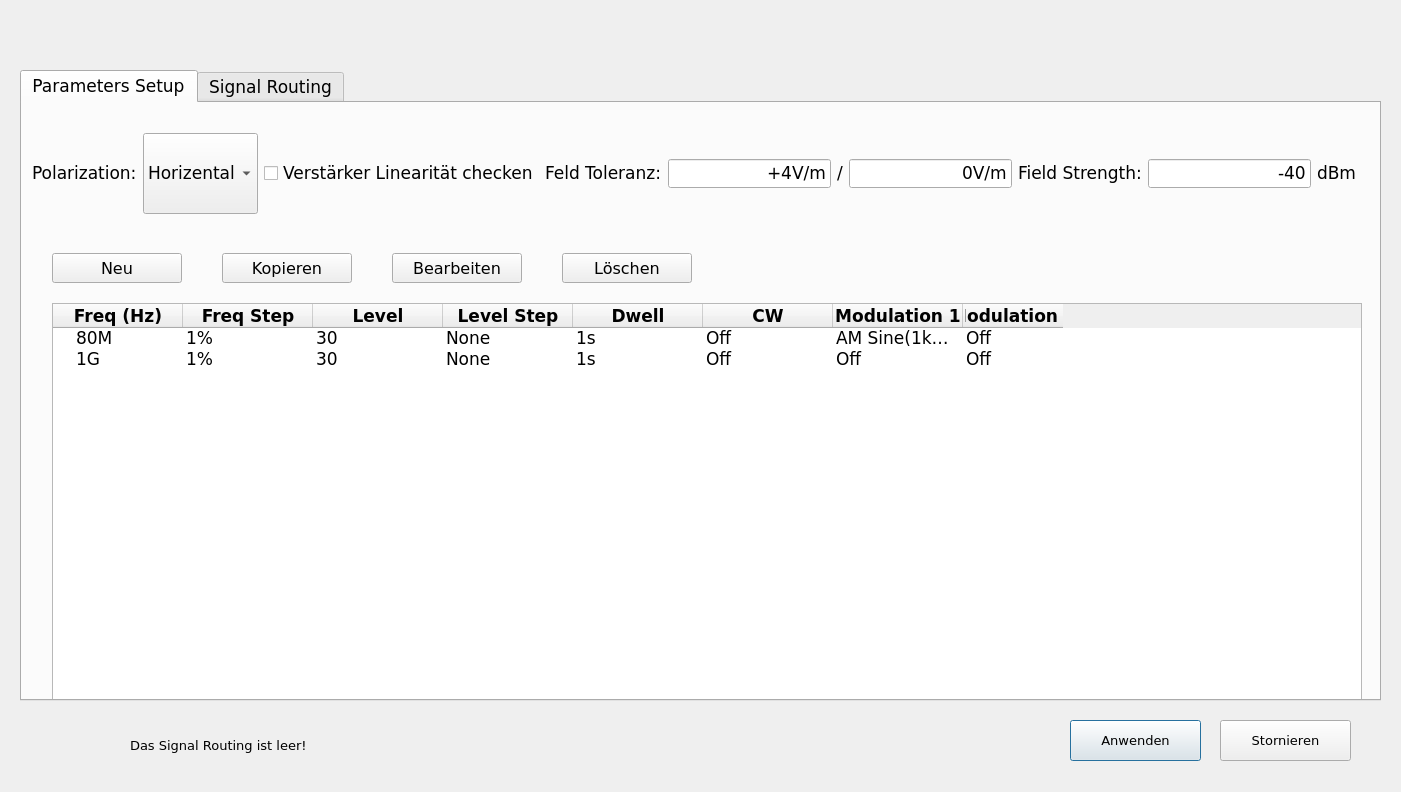
<?xml version="1.0" encoding="UTF-8"?>
<ui version="4.0">
 <class>TestSetUp</class>
 <widget class="QWidget" name="TestSetUp">
  <property name="windowModality">
   <enum>Qt::WindowModal</enum>
  </property>
  <property name="geometry">
   <rect>
    <x>0</x>
    <y>0</y>
    <width>1401</width>
    <height>792</height>
   </rect>
  </property>
  <property name="minimumSize">
   <size>
    <width>1401</width>
    <height>792</height>
   </size>
  </property>
  <property name="maximumSize">
   <size>
    <width>1401</width>
    <height>792</height>
   </size>
  </property>
  <property name="font">
   <font>
    <family>Verdana</family>
    <pointsize>10</pointsize>
   </font>
  </property>
  <property name="windowTitle">
   <string>Versuchsaufbau</string>
  </property>
  <property name="windowIcon">
   <iconset>
    <selectedon>icon materials/4.png</selectedon>
   </iconset>
  </property>
  <widget class="QLabel" name="Warning">
   <property name="geometry">
    <rect>
     <x>50</x>
     <y>720</y>
     <width>51</width>
     <height>51</height>
    </rect>
   </property>
   <property name="minimumSize">
    <size>
     <width>51</width>
     <height>51</height>
    </size>
   </property>
   <property name="maximumSize">
    <size>
     <width>51</width>
     <height>51</height>
    </size>
   </property>
   <property name="text">
    <string/>
   </property>
  </widget>
  <widget class="QTabWidget" name="TestSetUpGroup">
   <property name="geometry">
    <rect>
     <x>20</x>
     <y>70</y>
     <width>1361</width>
     <height>631</height>
    </rect>
   </property>
   <property name="minimumSize">
    <size>
     <width>1361</width>
     <height>631</height>
    </size>
   </property>
   <property name="maximumSize">
    <size>
     <width>1361</width>
     <height>631</height>
    </size>
   </property>
   <property name="font">
    <font>
     <pointsize>13</pointsize>
    </font>
   </property>
   <property name="currentIndex">
    <number>0</number>
   </property>
   <widget class="QWidget" name="tab">
    <attribute name="title">
     <string>Parameters Setup</string>
    </attribute>
    <widget class="QToolButton" name="toolButton_new">
     <property name="geometry">
      <rect>
       <x>30</x>
       <y>150</y>
       <width>130</width>
       <height>30</height>
      </rect>
     </property>
     <property name="font">
      <font>
       <family>Verdana</family>
       <pointsize>12</pointsize>
      </font>
     </property>
     <property name="text">
      <string>Neu</string>
     </property>
    </widget>
    <widget class="QToolButton" name="toolButton_copy">
     <property name="geometry">
      <rect>
       <x>200</x>
       <y>150</y>
       <width>130</width>
       <height>30</height>
      </rect>
     </property>
     <property name="font">
      <font>
       <family>Verdana</family>
       <pointsize>12</pointsize>
      </font>
     </property>
     <property name="text">
      <string>Kopieren</string>
     </property>
    </widget>
    <widget class="QToolButton" name="toolButton_edit">
     <property name="geometry">
      <rect>
       <x>370</x>
       <y>150</y>
       <width>130</width>
       <height>30</height>
      </rect>
     </property>
     <property name="font">
      <font>
       <family>Verdana</family>
       <pointsize>12</pointsize>
      </font>
     </property>
     <property name="text">
      <string>Bearbeiten</string>
     </property>
    </widget>
    <widget class="QToolButton" name="toolButton_delete">
     <property name="geometry">
      <rect>
       <x>540</x>
       <y>150</y>
       <width>130</width>
       <height>30</height>
      </rect>
     </property>
     <property name="font">
      <font>
       <family>Verdana</family>
       <pointsize>12</pointsize>
      </font>
     </property>
     <property name="text">
      <string>Löschen</string>
     </property>
    </widget>
    <widget class="QTreeWidget" name="treeWidget">
     <property name="geometry">
      <rect>
       <x>30</x>
       <y>200</y>
       <width>1310</width>
       <height>450</height>
      </rect>
     </property>
     <attribute name="headerVisible">
      <bool>true</bool>
     </attribute>
     <attribute name="headerCascadingSectionResizes">
      <bool>false</bool>
     </attribute>
     <attribute name="headerDefaultSectionSize">
      <number>130</number>
     </attribute>
     <attribute name="headerHighlightSections">
      <bool>false</bool>
     </attribute>
     <attribute name="headerShowSortIndicator" stdset="0">
      <bool>false</bool>
     </attribute>
     <attribute name="headerStretchLastSection">
      <bool>false</bool>
     </attribute>
     <column>
      <property name="text">
       <string>Freq (Hz)</string>
      </property>
      <property name="font">
       <font>
        <pointsize>13</pointsize>
        <weight>75</weight>
        <bold>true</bold>
       </font>
      </property>
      <property name="textAlignment">
       <set>AlignCenter</set>
      </property>
     </column>
     <column>
      <property name="text">
       <string>Freq Step</string>
      </property>
      <property name="font">
       <font>
        <pointsize>13</pointsize>
        <weight>75</weight>
        <bold>true</bold>
       </font>
      </property>
      <property name="textAlignment">
       <set>AlignCenter</set>
      </property>
     </column>
     <column>
      <property name="text">
       <string>Level</string>
      </property>
      <property name="font">
       <font>
        <pointsize>13</pointsize>
        <weight>75</weight>
        <bold>true</bold>
       </font>
      </property>
      <property name="textAlignment">
       <set>AlignCenter</set>
      </property>
     </column>
     <column>
      <property name="text">
       <string>Level Step</string>
      </property>
      <property name="font">
       <font>
        <pointsize>13</pointsize>
        <weight>75</weight>
        <bold>true</bold>
       </font>
      </property>
      <property name="textAlignment">
       <set>AlignCenter</set>
      </property>
     </column>
     <column>
      <property name="text">
       <string>Dwell</string>
      </property>
      <property name="font">
       <font>
        <pointsize>13</pointsize>
        <weight>75</weight>
        <bold>true</bold>
       </font>
      </property>
      <property name="textAlignment">
       <set>AlignCenter</set>
      </property>
     </column>
     <column>
      <property name="text">
       <string>CW</string>
      </property>
      <property name="font">
       <font>
        <pointsize>13</pointsize>
        <weight>75</weight>
        <bold>true</bold>
       </font>
      </property>
      <property name="textAlignment">
       <set>AlignCenter</set>
      </property>
     </column>
     <column>
      <property name="text">
       <string>Modulation 1</string>
      </property>
      <property name="font">
       <font>
        <pointsize>13</pointsize>
        <weight>75</weight>
        <bold>true</bold>
       </font>
      </property>
      <property name="textAlignment">
       <set>AlignCenter</set>
      </property>
     </column>
     <column>
      <property name="text">
       <string>Modulation 2</string>
      </property>
      <property name="font">
       <font>
        <pointsize>13</pointsize>
        <weight>75</weight>
        <bold>true</bold>
       </font>
      </property>
      <property name="textAlignment">
       <set>AlignCenter</set>
      </property>
     </column>
     <item>
      <property name="text">
       <string>80M</string>
      </property>
      <property name="textAlignment">
       <set>AlignCenter</set>
      </property>
      <property name="text">
       <string>1%</string>
      </property>
      <property name="textAlignment">
       <set>AlignCenter</set>
      </property>
      <property name="text">
       <string>30</string>
      </property>
      <property name="textAlignment">
       <set>AlignCenter</set>
      </property>
      <property name="text">
       <string>None</string>
      </property>
      <property name="textAlignment">
       <set>AlignCenter</set>
      </property>
      <property name="text">
       <string>1s</string>
      </property>
      <property name="textAlignment">
       <set>AlignCenter</set>
      </property>
      <property name="text">
       <string>Off</string>
      </property>
      <property name="textAlignment">
       <set>AlignCenter</set>
      </property>
      <property name="text">
       <string>AM Sine(1kHz, 80%)</string>
      </property>
      <property name="textAlignment">
       <set>AlignCenter</set>
      </property>
      <property name="text">
       <string>Off</string>
      </property>
      <property name="textAlignment">
       <set>AlignCenter</set>
      </property>
     </item>
     <item>
      <property name="text">
       <string>1G</string>
      </property>
      <property name="textAlignment">
       <set>AlignCenter</set>
      </property>
      <property name="text">
       <string>1%</string>
      </property>
      <property name="textAlignment">
       <set>AlignCenter</set>
      </property>
      <property name="text">
       <string>30</string>
      </property>
      <property name="textAlignment">
       <set>AlignCenter</set>
      </property>
      <property name="text">
       <string>None</string>
      </property>
      <property name="textAlignment">
       <set>AlignCenter</set>
      </property>
      <property name="text">
       <string>1s</string>
      </property>
      <property name="textAlignment">
       <set>AlignCenter</set>
      </property>
      <property name="text">
       <string>Off</string>
      </property>
      <property name="textAlignment">
       <set>AlignCenter</set>
      </property>
      <property name="text">
       <string>Off</string>
      </property>
      <property name="text">
       <string>Off</string>
      </property>
      <property name="textAlignment">
       <set>AlignCenter</set>
      </property>
     </item>
    </widget>
    <widget class="QWidget" name="horizontalLayoutWidget">
     <property name="geometry">
      <rect>
       <x>10</x>
       <y>30</y>
       <width>1351</width>
       <height>81</height>
      </rect>
     </property>
     <layout class="QHBoxLayout" name="horizontalLayout" stretch="0,0,0,0,0,0,0,0,0,0,0">
      <property name="spacing">
       <number>-1</number>
      </property>
      <property name="sizeConstraint">
       <enum>QLayout::SetDefaultConstraint</enum>
      </property>
      <property name="leftMargin">
       <number>0</number>
      </property>
      <property name="rightMargin">
       <number>0</number>
      </property>
      <property name="bottomMargin">
       <number>0</number>
      </property>
      <item>
       <widget class="QLabel" name="label_Polar">
        <property name="sizePolicy">
         <sizepolicy hsizetype="Preferred" vsizetype="Expanding">
          <horstretch>0</horstretch>
          <verstretch>0</verstretch>
         </sizepolicy>
        </property>
        <property name="font">
         <font>
          <family>Verdana</family>
         </font>
        </property>
        <property name="text">
         <string>Polarization:</string>
        </property>
       </widget>
      </item>
      <item>
       <widget class="QComboBox" name="comboBox">
        <property name="sizePolicy">
         <sizepolicy hsizetype="Expanding" vsizetype="Expanding">
          <horstretch>0</horstretch>
          <verstretch>0</verstretch>
         </sizepolicy>
        </property>
        <property name="font">
         <font>
          <pointsize>13</pointsize>
         </font>
        </property>
        <item>
         <property name="text">
          <string>Horizental</string>
         </property>
        </item>
        <item>
         <property name="text">
          <string>Vertikal</string>
         </property>
        </item>
       </widget>
      </item>
      <item>
       <widget class="QCheckBox" name="checkBox_linearity">
        <property name="sizePolicy">
         <sizepolicy hsizetype="Expanding" vsizetype="Expanding">
          <horstretch>0</horstretch>
          <verstretch>0</verstretch>
         </sizepolicy>
        </property>
        <property name="font">
         <font>
          <family>Verdana</family>
         </font>
        </property>
        <property name="layoutDirection">
         <enum>Qt::LeftToRight</enum>
        </property>
        <property name="text">
         <string>Verstärker Linearität checken</string>
        </property>
       </widget>
      </item>
      <item>
       <widget class="QLabel" name="label_FieldToler">
        <property name="font">
         <font>
          <family>Verdana</family>
         </font>
        </property>
        <property name="text">
         <string>Feld Toleranz:</string>
        </property>
       </widget>
      </item>
      <item>
       <widget class="QLineEdit" name="lineEdit_toler1">
        <property name="sizePolicy">
         <sizepolicy hsizetype="Preferred" vsizetype="Fixed">
          <horstretch>0</horstretch>
          <verstretch>0</verstretch>
         </sizepolicy>
        </property>
        <property name="font">
         <font>
          <pointsize>13</pointsize>
         </font>
        </property>
        <property name="text">
         <string>+4V/m</string>
        </property>
        <property name="alignment">
         <set>Qt::AlignRight|Qt::AlignTrailing|Qt::AlignVCenter</set>
        </property>
       </widget>
      </item>
      <item>
       <widget class="QLabel" name="label_durch">
        <property name="text">
         <string>/</string>
        </property>
        <property name="alignment">
         <set>Qt::AlignCenter</set>
        </property>
       </widget>
      </item>
      <item>
       <widget class="QLineEdit" name="lineEdit_toler2">
        <property name="sizePolicy">
         <sizepolicy hsizetype="Preferred" vsizetype="Fixed">
          <horstretch>0</horstretch>
          <verstretch>0</verstretch>
         </sizepolicy>
        </property>
        <property name="font">
         <font>
          <pointsize>13</pointsize>
         </font>
        </property>
        <property name="text">
         <string>0V/m</string>
        </property>
        <property name="alignment">
         <set>Qt::AlignRight|Qt::AlignTrailing|Qt::AlignVCenter</set>
        </property>
       </widget>
      </item>
      <item>
       <widget class="QLabel" name="label_FieldStrength">
        <property name="text">
         <string>Field Strength:</string>
        </property>
       </widget>
      </item>
      <item>
       <widget class="QLineEdit" name="lineEdit_FieldStrength">
        <property name="sizePolicy">
         <sizepolicy hsizetype="Preferred" vsizetype="Fixed">
          <horstretch>0</horstretch>
          <verstretch>0</verstretch>
         </sizepolicy>
        </property>
        <property name="font">
         <font>
          <pointsize>13</pointsize>
         </font>
        </property>
        <property name="layoutDirection">
         <enum>Qt::LeftToRight</enum>
        </property>
        <property name="text">
         <string>-40</string>
        </property>
        <property name="alignment">
         <set>Qt::AlignRight|Qt::AlignTrailing|Qt::AlignVCenter</set>
        </property>
       </widget>
      </item>
      <item>
       <widget class="QLabel" name="label_FieldStrenUnit">
        <property name="font">
         <font>
          <family>Verdana</family>
         </font>
        </property>
        <property name="text">
         <string>dBm</string>
        </property>
       </widget>
      </item>
      <item>
       <spacer name="horizontalSpacer">
        <property name="orientation">
         <enum>Qt::Horizontal</enum>
        </property>
        <property name="sizeHint" stdset="0">
         <size>
          <width>40</width>
          <height>20</height>
         </size>
        </property>
       </spacer>
      </item>
     </layout>
    </widget>
   </widget>
   <widget class="QWidget" name="TestSetUpSignalRouting">
    <attribute name="title">
     <string>Signal Routing</string>
    </attribute>
    <widget class="QTableWidget" name="SignalTabel">
     <property name="geometry">
      <rect>
       <x>25</x>
       <y>160</y>
       <width>1311</width>
       <height>451</height>
      </rect>
     </property>
     <property name="minimumSize">
      <size>
       <width>1311</width>
       <height>451</height>
      </size>
     </property>
     <property name="maximumSize">
      <size>
       <width>1311</width>
       <height>451</height>
      </size>
     </property>
     <property name="font">
      <font>
       <family>Verdana</family>
       <pointsize>10</pointsize>
      </font>
     </property>
     <property name="verticalScrollBarPolicy">
      <enum>Qt::ScrollBarAlwaysOn</enum>
     </property>
     <property name="horizontalScrollBarPolicy">
      <enum>Qt::ScrollBarAlwaysOff</enum>
     </property>
     <column>
      <property name="text">
       <string>Frequenz</string>
      </property>
      <property name="font">
       <font>
        <family>Verdana</family>
        <pointsize>10</pointsize>
        <weight>75</weight>
        <bold>true</bold>
       </font>
      </property>
     </column>
     <column>
      <property name="text">
       <string>Gerätenamen</string>
      </property>
      <property name="font">
       <font>
        <family>Verdana</family>
        <pointsize>10</pointsize>
        <weight>75</weight>
        <bold>true</bold>
       </font>
      </property>
     </column>
     <column>
      <property name="text">
       <string>Schalter</string>
      </property>
      <property name="font">
       <font>
        <family>Verdana</family>
        <pointsize>10</pointsize>
        <weight>75</weight>
        <bold>true</bold>
       </font>
      </property>
     </column>
     <column>
      <property name="text">
       <string>Hilfs</string>
      </property>
      <property name="font">
       <font>
        <family>Verdana</family>
        <pointsize>10</pointsize>
        <weight>75</weight>
        <bold>true</bold>
       </font>
      </property>
     </column>
     <column>
      <property name="text">
       <string>Benutzermeldung</string>
      </property>
      <property name="font">
       <font>
        <family>Verdana</family>
        <pointsize>10</pointsize>
        <weight>75</weight>
        <bold>true</bold>
       </font>
      </property>
     </column>
    </widget>
    <widget class="QPushButton" name="NewButton">
     <property name="geometry">
      <rect>
       <x>470</x>
       <y>100</y>
       <width>131</width>
       <height>41</height>
      </rect>
     </property>
     <property name="minimumSize">
      <size>
       <width>131</width>
       <height>41</height>
      </size>
     </property>
     <property name="maximumSize">
      <size>
       <width>131</width>
       <height>41</height>
      </size>
     </property>
     <property name="text">
      <string>Neu</string>
     </property>
    </widget>
    <widget class="QPushButton" name="CopyButton">
     <property name="enabled">
      <bool>false</bool>
     </property>
     <property name="geometry">
      <rect>
       <x>610</x>
       <y>100</y>
       <width>131</width>
       <height>41</height>
      </rect>
     </property>
     <property name="minimumSize">
      <size>
       <width>131</width>
       <height>41</height>
      </size>
     </property>
     <property name="maximumSize">
      <size>
       <width>131</width>
       <height>41</height>
      </size>
     </property>
     <property name="text">
      <string>Kopieren</string>
     </property>
    </widget>
    <widget class="QPushButton" name="EditButton">
     <property name="enabled">
      <bool>false</bool>
     </property>
     <property name="geometry">
      <rect>
       <x>750</x>
       <y>100</y>
       <width>131</width>
       <height>41</height>
      </rect>
     </property>
     <property name="minimumSize">
      <size>
       <width>131</width>
       <height>41</height>
      </size>
     </property>
     <property name="maximumSize">
      <size>
       <width>131</width>
       <height>41</height>
      </size>
     </property>
     <property name="text">
      <string>Bearbeiten</string>
     </property>
    </widget>
    <widget class="QPushButton" name="DeleteButton">
     <property name="enabled">
      <bool>false</bool>
     </property>
     <property name="geometry">
      <rect>
       <x>890</x>
       <y>100</y>
       <width>131</width>
       <height>41</height>
      </rect>
     </property>
     <property name="minimumSize">
      <size>
       <width>131</width>
       <height>41</height>
      </size>
     </property>
     <property name="maximumSize">
      <size>
       <width>131</width>
       <height>41</height>
      </size>
     </property>
     <property name="text">
      <string>Löschen</string>
     </property>
    </widget>
    <widget class="QPushButton" name="ImportButton">
     <property name="geometry">
      <rect>
       <x>1030</x>
       <y>100</y>
       <width>131</width>
       <height>41</height>
      </rect>
     </property>
     <property name="minimumSize">
      <size>
       <width>131</width>
       <height>41</height>
      </size>
     </property>
     <property name="maximumSize">
      <size>
       <width>131</width>
       <height>41</height>
      </size>
     </property>
     <property name="text">
      <string>Importieren</string>
     </property>
    </widget>
    <widget class="QPushButton" name="systemTestButton">
     <property name="enabled">
      <bool>false</bool>
     </property>
     <property name="geometry">
      <rect>
       <x>1180</x>
       <y>100</y>
       <width>151</width>
       <height>41</height>
      </rect>
     </property>
     <property name="minimumSize">
      <size>
       <width>151</width>
       <height>41</height>
      </size>
     </property>
     <property name="maximumSize">
      <size>
       <width>151</width>
       <height>41</height>
      </size>
     </property>
     <property name="text">
      <string>System Testen</string>
     </property>
     <property name="checkable">
      <bool>false</bool>
     </property>
     <property name="checked">
      <bool>false</bool>
     </property>
    </widget>
    <widget class="QPushButton" name="ExpandButton">
     <property name="geometry">
      <rect>
       <x>30</x>
       <y>100</y>
       <width>171</width>
       <height>41</height>
      </rect>
     </property>
     <property name="minimumSize">
      <size>
       <width>171</width>
       <height>41</height>
      </size>
     </property>
     <property name="maximumSize">
      <size>
       <width>171</width>
       <height>41</height>
      </size>
     </property>
     <property name="font">
      <font>
       <underline>true</underline>
      </font>
     </property>
     <property name="text">
      <string>+ Aller erweitern</string>
     </property>
    </widget>
    <widget class="QPushButton" name="CollposeButton">
     <property name="geometry">
      <rect>
       <x>210</x>
       <y>100</y>
       <width>241</width>
       <height>41</height>
      </rect>
     </property>
     <property name="minimumSize">
      <size>
       <width>241</width>
       <height>41</height>
      </size>
     </property>
     <property name="maximumSize">
      <size>
       <width>241</width>
       <height>41</height>
      </size>
     </property>
     <property name="font">
      <font>
       <underline>true</underline>
      </font>
     </property>
     <property name="text">
      <string>- Alle zusammenbrechen</string>
     </property>
    </widget>
    <widget class="QLabel" name="SystemControllerLabel">
     <property name="geometry">
      <rect>
       <x>30</x>
       <y>50</y>
       <width>250</width>
       <height>31</height>
      </rect>
     </property>
     <property name="minimumSize">
      <size>
       <width>250</width>
       <height>31</height>
      </size>
     </property>
     <property name="maximumSize">
      <size>
       <width>250</width>
       <height>31</height>
      </size>
     </property>
     <property name="font">
      <font>
       <weight>75</weight>
       <bold>true</bold>
      </font>
     </property>
     <property name="text">
      <string>Aktive Systemkontroller:</string>
     </property>
    </widget>
    <widget class="QComboBox" name="KontrollerComBoBox">
     <property name="geometry">
      <rect>
       <x>320</x>
       <y>50</y>
       <width>1011</width>
       <height>31</height>
      </rect>
     </property>
     <property name="minimumSize">
      <size>
       <width>1011</width>
       <height>31</height>
      </size>
     </property>
     <property name="maximumSize">
      <size>
       <width>1011</width>
       <height>31</height>
      </size>
     </property>
     <property name="toolTip">
      <string>Wählen Sie alle Systemkontroller aus, die diesem Testaufbau zugeordnet sind.</string>
     </property>
     <property name="editable">
      <bool>true</bool>
     </property>
     <property name="currentText">
      <string>None</string>
     </property>
    </widget>
    <widget class="QLabel" name="label">
     <property name="enabled">
      <bool>true</bool>
     </property>
     <property name="geometry">
      <rect>
       <x>600</x>
       <y>0</y>
       <width>151</width>
       <height>31</height>
      </rect>
     </property>
     <property name="font">
      <font>
       <weight>75</weight>
       <bold>true</bold>
      </font>
     </property>
     <property name="text">
      <string>Signal Routing</string>
     </property>
    </widget>
   </widget>
  </widget>
  <widget class="QLabel" name="WarningLabel">
   <property name="geometry">
    <rect>
     <x>130</x>
     <y>730</y>
     <width>251</width>
     <height>31</height>
    </rect>
   </property>
   <property name="minimumSize">
    <size>
     <width>251</width>
     <height>31</height>
    </size>
   </property>
   <property name="maximumSize">
    <size>
     <width>251</width>
     <height>31</height>
    </size>
   </property>
   <property name="text">
    <string>Das Signal Routing ist leer!</string>
   </property>
  </widget>
  <widget class="QPushButton" name="ApplyButton">
   <property name="geometry">
    <rect>
     <x>1070</x>
     <y>720</y>
     <width>131</width>
     <height>41</height>
    </rect>
   </property>
   <property name="minimumSize">
    <size>
     <width>131</width>
     <height>41</height>
    </size>
   </property>
   <property name="maximumSize">
    <size>
     <width>131</width>
     <height>41</height>
    </size>
   </property>
   <property name="text">
    <string>Anwenden</string>
   </property>
   <property name="default">
    <bool>true</bool>
   </property>
  </widget>
  <widget class="QPushButton" name="CancelButton">
   <property name="geometry">
    <rect>
     <x>1220</x>
     <y>720</y>
     <width>131</width>
     <height>41</height>
    </rect>
   </property>
   <property name="minimumSize">
    <size>
     <width>131</width>
     <height>41</height>
    </size>
   </property>
   <property name="maximumSize">
    <size>
     <width>131</width>
     <height>41</height>
    </size>
   </property>
   <property name="text">
    <string>Stornieren</string>
   </property>
  </widget>
 </widget>
 <resources/>
 <connections>
  <connection>
   <sender>CancelButton</sender>
   <signal>clicked(bool)</signal>
   <receiver>TestSetUp</receiver>
   <slot>close()</slot>
   <hints>
    <hint type="sourcelabel">
     <x>1274</x>
     <y>748</y>
    </hint>
    <hint type="destinationlabel">
     <x>973</x>
     <y>736</y>
    </hint>
   </hints>
  </connection>
 </connections>
</ui>
